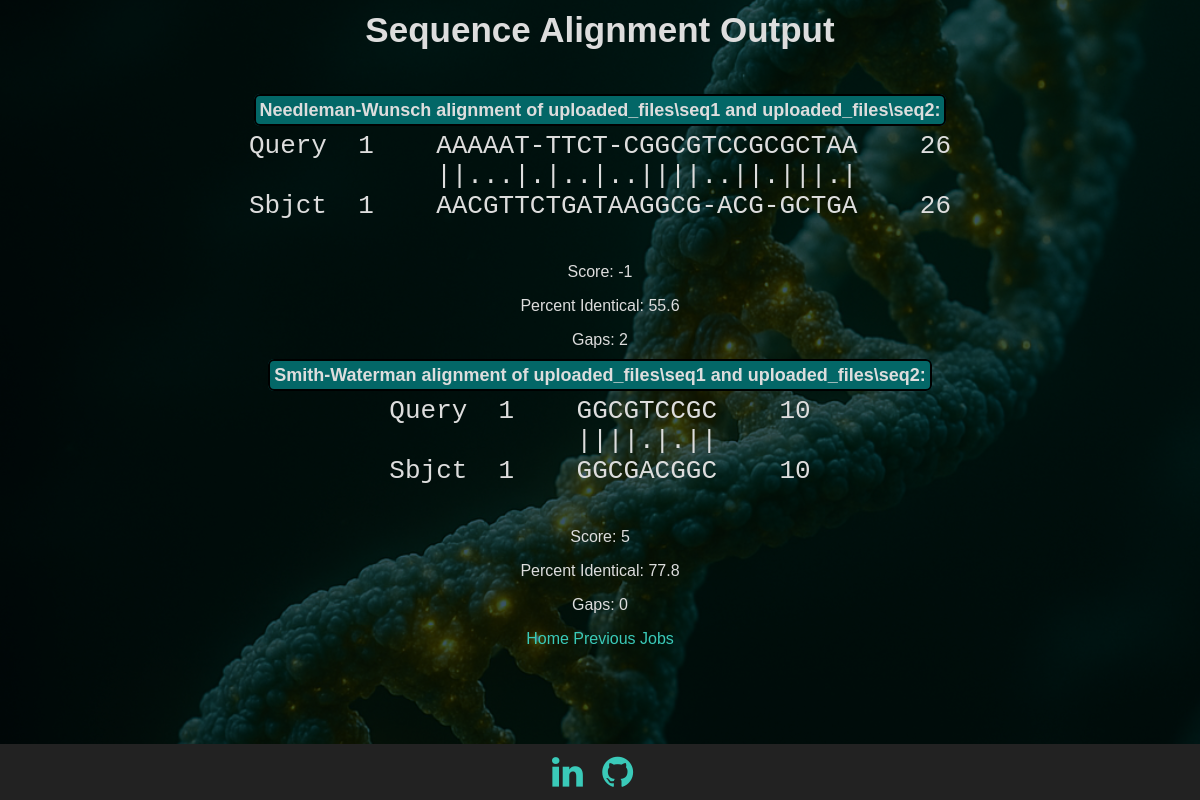
The page /jobs/117 on the database its author committed.
### tables this page shows
CREATE TABLE jobs (
    current_time TEXT DEFAULT (datetime('now', 'localtime')),
    match_score INT,
    mismatch INT,
    gap INT,
    nw_seq1_name TEXT,
    nw_seq2_name TEXT,
    nw_result TEXT,
    sw_seq1_name TEXT,
    sw_seq2_name TEXT,
    sw_result TEXT
, score INT, percent_id TEXT, gaps INT, score2 INT, percent_id2 TEXT, gaps2 INT);

### app.py (the view)
@app.route("/jobs/<int:job_id>")
def get_job_by_id(job_id):
    db = get_db()
    cursor = db.cursor() # type: ignore
    cursor.execute("SELECT * FROM jobs WHERE rowid = ?", (job_id,))
    job = cursor.fetchone()
    if job is None:
        flash("Job not found.", "error")
        return redirect(url_for("index"))
    return render_template("submit_form.html",
        nw_alignment=job["nw_result"],
        nw_seq1=job["nw_seq1_name"],
        nw_seq2=job["nw_seq2_name"],
        nw_score=job["score"],
        nw_percent_id=job["percent_id"],
        nw_gaps=job["gaps"],
        sw_alignment=job["sw_result"],
        sw_score=job["score2"],
        sw_percent_id=job["percent_id2"],
        sw_gaps=job["gaps2"],
        sw_seq1=job["sw_seq1_name"],
        sw_seq2=job["sw_seq2_name"])

### app.py (called while the page is built)
def get_db():
    db = getattr(g, "_database", None)
    if db is None:
        db = g._database = sqlite3.connect(DATABASE)
        db.row_factory = sqlite3.Row
        return db

@app.teardown_appcontext
def close_conneciton(exception):
    db = getattr(g, "_database", None)
    if db is not None:
        db.close()

### templates/submit_form.html (shortened to what this page needs)
{% extends "base.html" %}
{% block body %}
<div class="content">
    <div class="pageTitle">Sequence Alignment Output</div>
    <div id="aligner">
        <label for="aligned">Needleman-Wunsch alignment of {{ nw_seq1 }} and {{ nw_seq2 }}:</label>
        <div class="center-wrapper">
            <pre class="alignment-container">{{ nw_alignment }}</pre>
        </div>
        <div class="stats">
            <p>Score: {{ nw_score }}</p>
            <p>Percent Identical: {{ nw_percent_id }}</p>
            <p>Gaps: {{ nw_gaps }}</p>
        </div>
    </div>
    <div id="sw_aligner">
        <label for="alignedsw">Smith-Waterman alignment of {{ sw_seq1 }} and {{ sw_seq2 }}:</label>
        <div class="center-wrapper">
            <pre class="alignment-container">{{ sw_alignment }}</pre>
        </div>
        <div class="stats">
            <p>Score: {{ sw_score }}</p>
            <p>Percent Identical: {{ sw_percent_id }}</p>
            <p>Gaps: {{ sw_gaps }}</p>
        </div>
    </div>
    <div class="options">
        <a href="/">Home</a>
        <a href="/jobs">Previous Jobs</a>
    </div>
</div>
{% endblock %}

### static/styles.css (style rules this page uses)
html { font-family: Arial, Helvetica, sans-serif; color:rgb(221, 221, 221); text-align: center; height: 100%; margin: 0; padding: 0; }
.pageTitle { font-size: 35px; font-weight: bold; margin-bottom: 50px; margin-top: 10px }
body { background-color: #1d2a35; background-image: url(images/dna_strand_bg.png); background-repeat: no-repeat; background-position: center center; background-attachment: fixed; background-size: cover; background-blend-mode: overlay; height: 100%; margin: 0; padding: 0; min-height:'100vh'; display: flex; flex-direction: column; }
label { font-size: 18px; font-weight: bold; background-color: rgb(3, 103, 103); border: 2px solid black; padding: 4px; border-radius: 6px; }
label[for="aligned"] { margin-bottom: 0px; }
pre { font-size: 200%; margin-top: 10px; }
a:link { color:rgb(58, 202, 185); background-color: transparent; text-decoration: none; }
.alignment-container { display: inline-block; text-align: left; }
.center-wrapper { text-align: center; }

### rows shown on the page
jobs: nw_seq1_name "uploaded_files\\seq1", nw_seq2_name "uploaded_files\\seq2", nw_result "Query 1 AAAAAT-TTCT-CGGCGTCCGCGCTAA 26 ||...|.|..|..||||..||.|||.| Sbjct 1 AACGTTCTGATAAGGCG-ACG-GCTGA 26", percent "55.6", sw_seq1_name "uploaded_files\\seq1", sw_seq2_name "uploaded_files\\seq2", sw_result "Query 1 GGCGTCCGC 10 ||||.|.|| Sbjct 1 GGCGACGGC 10", percent_id2 "77.8"

### other values the page prints
{{ nw_score }} "-1"
{{ nw_gaps }} "2"
{{ sw_score }} "5"
{{ sw_gaps }} "0"
